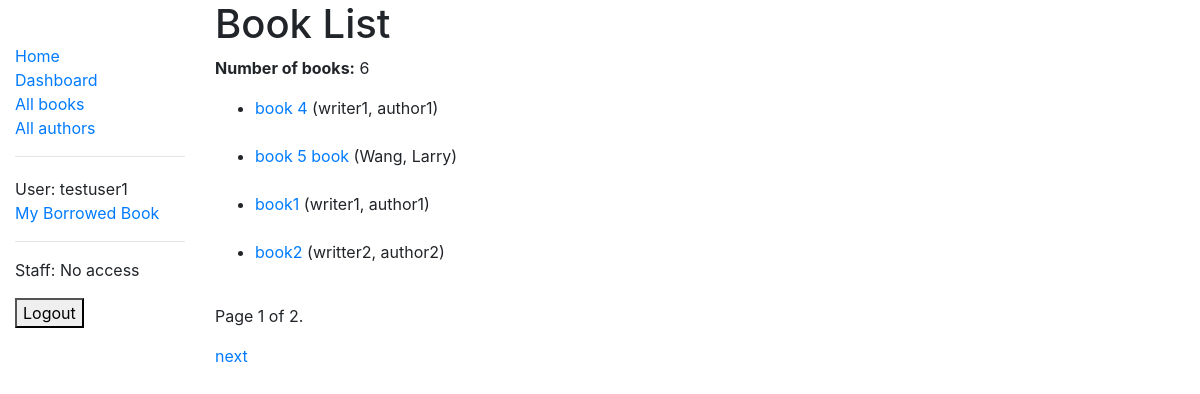
Screenshot of /catalog/books/ (signed in) with the database file from the repository.
### catalog/models.py (models this page shows, shortened)
class Book(models.Model):
    title = models.CharField(max_length=200, help_text='Enter the book title')
    author = models.ForeignKey('Author', on_delete=models.SET_NULL, null=True, help_text='Select the author name')
    summary = models.TextField(max_length=5000, help_text='Enter a brief book summary')
    isbn = models.CharField('ISBN', max_length=13, help_text='13 Character <a href="https://www.isbn-international.org/content/what-isbn">ISBN number</a>')
    genre = models.ManyToManyField('Genre', help_text='Select a genre for the book')
    language = models.ForeignKey('Language', on_delete=models.SET_NULL, null=True)
    pubdate = models.DateField(help_text='Enter the publication date')
    create_dt = models.DateTimeField(auto_now_add=True, help_text='Creation datetime of the record')
    class Meta:
        ordering = ['title', '-pubdate']
        permissions = (('can_create_book','Add new books'),
                       ('can_update_book','Update book details'),
                       ('can_delete_book', 'Delete books'),
                )
    def get_absolute_url(self):
        return reverse('book_details', args=[str(self.id)])
    def display_genre(self):
        return ", ".join(genre.name for genre in self.genre.all()[:3])
    display_genre.short_description = 'Genre'

class Author(models.Model):
    first_name = models.CharField(max_length=50, help_text='Enter the frist name')
    last_name = models.CharField(max_length=50, help_text='Enter the last name')
    dob = models.DateField(verbose_name='Date of Birth', blank=True, null=True, help_text='Enter date of birth')
    dod = models.DateField(verbose_name='Date of Death', blank=True, null=True, help_text='Enter date of death (leave blank if still alive)')
    class Meta:
        ordering = ['last_name', 'first_name']
    def __str__(self):
        return '%s, %s' % (self.last_name, self.first_name)

### catalog/views.py (the view)
# urls.py: path('books/', views.BookListView.as_view(), name='books'),
class BookListView(LoginRequiredMixin, generic.ListView):
    model = Book
    context_object_name = 'list_of_books'
    template_name = 'books.html'
    paginate_by = 4
    def get_context_data(self, **kwargs):
        context = super(BookListView, self).get_context_data(**kwargs)
        context['num_books'] = Book.objects.all().count()
        return context

### catalog/templates/books.html (shortened to what this page needs)
{% extends "base_generic.html" %}
{% block content %}
  <h1>Book List</h1>
  {% if list_of_books %}
  <p> <strong>Number of books:</strong> {{num_books}} </p>
  <ul>
    {% for book in list_of_books %}
      <li>
        <a href="{{ book.get_absolute_url }}">{{ book.title }}</a> ({{book.author}})
      </li>
      <br>
    {% endfor %}
  </ul>
  {% else %}
    <p>There are no books in the library.</p>
  {% endif %}
{% endblock %}

### catalog/templates/base_generic.html (shortened to what this page needs)
<!DOCTYPE html>
<html lang="en">
<head>
  <link rel="stylesheet" href="https://stackpath.bootstrapcdn.com/bootstrap/4.1.3/css/bootstrap.min.css">
  {% load static %}
  <link rel="stylesheet" href="{% static 'css/styles.css' %}">
</head>
<body>
  <div class="container-fluid">
    <div class="row">
      <div class="col-sm-2">
      {% block sidebar %}
      <br>
      <ul class="sidebar-nav">
        <li><a href="{% url 'landing' %}">Home</a></li>
        <li><a href="{% url 'index' %}">Dashboard</a></li>
        <li><a href="{% url 'books' %}">All books</a></li>
        <li><a href="{% url 'authors' %}">All authors</a></li>
      </ul>
      <hr>
      {% if user.is_authenticated %}
          <ul class="sidebar-nav">
              <li>User: {{user.get_username}}</li>
              <li><a href="{% url 'my_borrow' %}">My Borrowed Book</a></li>
          </ul>
      {% else %}
          <ul class="sidebar-nav">
              <li>User: No access</li>
          </ul>
      {% endif %}
      <hr>
      {% if perms.catalog.view_all_borrow %}
          <ul class="sidebar-nav">
              <li>Staff: {{user.get_username}}</li>
              <li><a href="{% url 'all_borrow' %}">All Borrowed Books</a></li>
              {% if perms.auth.can_add_user %}
                  <li><a href="{% url 'admin:index' %}"> Admin Site </a></li>
              {% endif %}
          </ul>
      {% else %}
          <p> Staff: No access </p>
      {% endif %}
      {% if user.is_authenticated %}
          <a href="{% url 'logout'%}"><button>Logout</button></a>
      {% else %}
          <a href="{% url 'login'%}?next={{request.path}}"><button>Login</button></a>
      {% endif %}
      {% endblock %}
      </div>
      <div class="col-sm-10 ">
      {% block content %}{% endblock %}
      {% block pagination %}
          {% if is_paginated %}
            <div class="pagination">
              <span class="page-links">
                <span class="page-current">
                  <p>Page {{ page_obj.number }} of {{ page_obj.paginator.num_pages }}.</p>
                </span>
                {% if page_obj.has_next %}
                  <a href="{{ request.path }}?page={{ page_obj.next_page_number }}">next</a>
                {% endif %}
              </span>
            </div>
          {% endif %}
      {% endblock %}
      </div>
    </div>
  </div>
</body>
</html>

### catalog/static/css/styles.css (style rules this page uses)
.sidebar-nav { margin-top: 20px; padding: 0; list-style: none; }

### rows the page displays
Book: title "book 4", author "writer1, author1"
Book: title "book 5 book", author "Wang, Larry"
Book: title "book1", author "writer1, author1"
Book: title "book2", author "writter2, author2"

### other values shown
{{ user.get_username }} "testuser1"
{{ num_books }} "6"
{{ page_obj.number }} "1"
{{ page_obj.paginator.num_pages }} "2"
